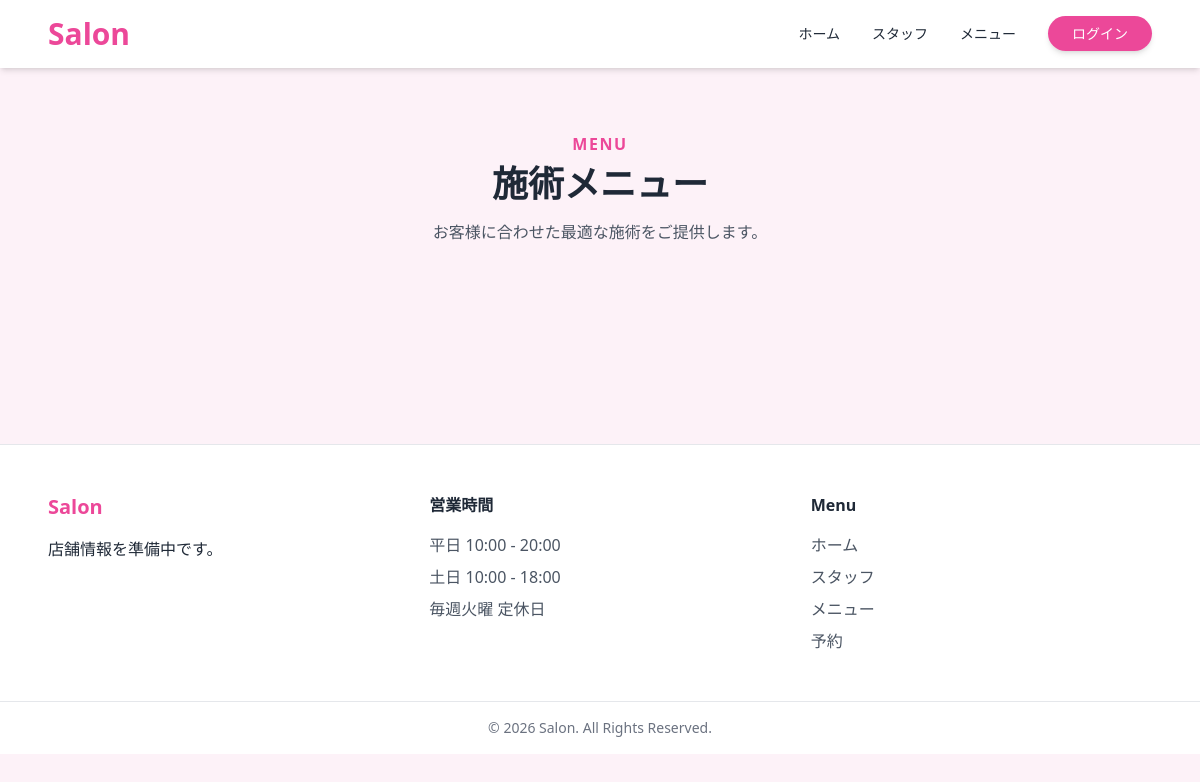
The app's page /menus, older data.
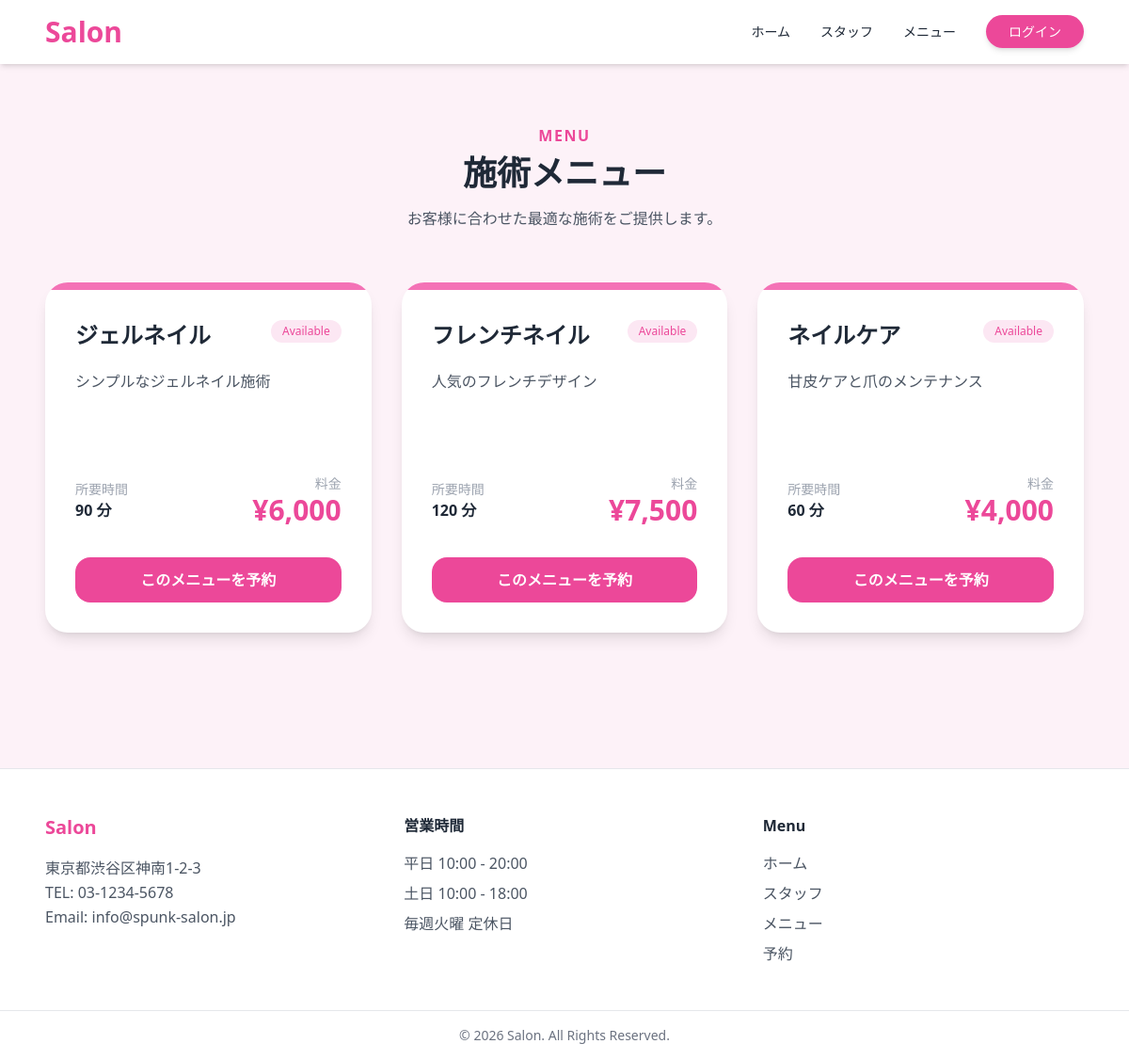
The same page, newer data.
### app/infrastructure/orm_models.py (models this page shows, shortened)
class MenuORM(db.Model):
    __tablename__ = "menus"
    id               = db.Column(db.Integer,     primary_key=True)
    salon_id         = db.Column(db.Integer,     db.ForeignKey("salons.id"), nullable=False)
    name             = db.Column(db.String(100), nullable=False)
    description      = db.Column(db.Text,        nullable=False, default="")
    price            = db.Column(db.Integer,     nullable=False)  # 円単位で保存
    duration_minutes = db.Column(db.Integer,     nullable=False)
    is_active        = db.Column(db.Boolean,     nullable=False, default=True)
    created_at       = db.Column(db.DateTime,    nullable=False, default=datetime.now)
    salon = db.relationship("SalonORM", back_populates="menus")

class SalonORM(db.Model):
    __tablename__ = "salons"
    id           = db.Column(db.Integer, primary_key=True)
    name         = db.Column(db.String(100), nullable=False)
    address      = db.Column(db.String(255), nullable=False)
    phone        = db.Column(db.String(20),  nullable=False)
    email        = db.Column(db.String(255), nullable=False, unique=True)
    opening_time = db.Column(db.String(5),   nullable=False)  # "10:00"
    closing_time = db.Column(db.String(5),   nullable=False)  # "20:00"
    created_at   = db.Column(db.DateTime,    nullable=False, default=datetime.now)
    staffs       = db.relationship("StaffORM",       back_populates="salon", lazy="select")
    menus        = db.relationship("MenuORM",         back_populates="salon", lazy="select")
    reservations = db.relationship("ReservationORM",  back_populates="salon", lazy="select")

### app/interface/home.py (the view)
@main_bp.route("/menus")
def menus():
    salon = SalonORM.query.first()
    menus = MenuORM.query.filter_by(
        is_active=True
    ).all()
    return render_template(
        "menus.html",
        salon=salon,
        menus=menus,
    )

### app/templates/menus.html (shortened to what this page needs)
{% extends "layouts/base.html" %}
{% block content %}
<section class="max-w-6xl mx-auto px-6 py-16">
    <div class="text-center mb-14">
        <p class="text-pink-500 font-semibold tracking-widest mb-2">
            MENU
        </p>
        <h2 class="text-4xl font-bold mb-4">
            施術メニュー
        </h2>
        <p class="text-gray-600">
            お客様に合わせた最適な施術をご提供します。
        </p>
    </div>
    <div class="grid md:grid-cols-2 lg:grid-cols-3 gap-8">
        {% for menu in menus %}
        <div class="bg-white rounded-3xl shadow-lg overflow-hidden hover:-translate-y-1 hover:shadow-2xl transition duration-300">
            <div class="h-2 bg-pink-400"></div>
            <div class="p-8">
                <div class="flex justify-between items-start mb-5">
                    <h3 class="text-2xl font-bold">
                        {{ menu.name }}
                    </h3>
                    {% if menu.is_active %}
                    <span class="bg-pink-100 text-pink-500 text-xs px-3 py-1 rounded-full">
                        Available
                    </span>
                    {% endif %}
                </div>
                <p class="text-gray-600 leading-relaxed mb-8 min-h-[80px]">
                    {{ menu.description }}
                </p>
                <div class="flex justify-between items-center">
                    <div>
                        <p class="text-sm text-gray-400">
                            所要時間
                        </p>
                        <p class="font-semibold">
                            {{ menu.duration_minutes }} 分
                        </p>
                    </div>
                    <div class="text-right">
                        <p class="text-sm text-gray-400">
                            料金
                        </p>
                        <p class="text-3xl font-bold text-pink-500">
                            ¥{{ "{:,}".format(menu.price) }}
                        </p>
                    </div>
                </div>
                <a href="/reserve"
                   class="mt-8 block text-center bg-pink-500 hover:bg-pink-600 text-white py-3 rounded-2xl font-semibold transition">
                    このメニューを予約
                </a>
            </div>
        </div>
        {% endfor %}
    </div>
</section>
{% endblock %}

### app/templates/components/footer.html
<footer class="bg-white border-t mt-20">
    <div class="max-w-6xl mx-auto px-6 py-12 grid md:grid-cols-3 gap-10">
        <div>
            <h4 class="text-xl font-bold text-pink-500 mb-4">
                Salon
            </h4>
            {% if salon %}
            <p class="text-gray-600 leading-relaxed">
                {{ salon.address }}<br>
                TEL: {{ salon.phone }}<br>
                Email: {{ salon.email }}
            </p>
            {% else %}
            <p>
                店舗情報を準備中です。
            </p>
            {% endif %}
        </div>
        <div>
            <h4 class="font-semibold mb-4">
                営業時間
            </h4>
            <ul class="text-gray-600 space-y-2">
                <li>平日 10:00 - 20:00</li>
                <li>土日 10:00 - 18:00</li>
                <li>毎週火曜 定休日</li>
            </ul>
        </div>
        <div>
            <h4 class="font-semibold mb-4">
                Menu
            </h4>
            <ul class="text-gray-600 space-y-2">
                <li><a href="/" class="hover:text-pink-500">ホーム</a></li>
                <li><a href="/staffs" class="hover:text-pink-500">スタッフ</a></li>
                <li><a href="/menus" class="hover:text-pink-500">メニュー</a></li>
                <li><a href="/reserve" class="hover:text-pink-500">予約</a></li>
            </ul>
        </div>
    </div>
    <div class="border-t py-4 text-center text-sm text-gray-500">
        © 2026 Salon. All Rights Reserved.
    </div>
</footer>

Row changes from the older to the newer data that the page shows:
added MenuORM: name "ジェルネイル", is_active "Available", description "シンプルなジェルネイル施術", duration_minutes "90", price "6,000"
added MenuORM: name "フレンチネイル", is_active "Available", description "人気のフレンチデザイン", duration_minutes "120", price "7,500"
added MenuORM: name "ネイルケア", is_active "Available", description "甘皮ケアと爪のメンテナンス", duration_minutes "60", price "4,000"
added SalonORM: address "東京都渋谷区神南1-2-3", phone "03-1234-5678", email "info@spunk-salon.jp"
Text that changed along with them:
text no longer shown: "店舗情報を準備中です。"
text now shown: "TEL: Email:"
